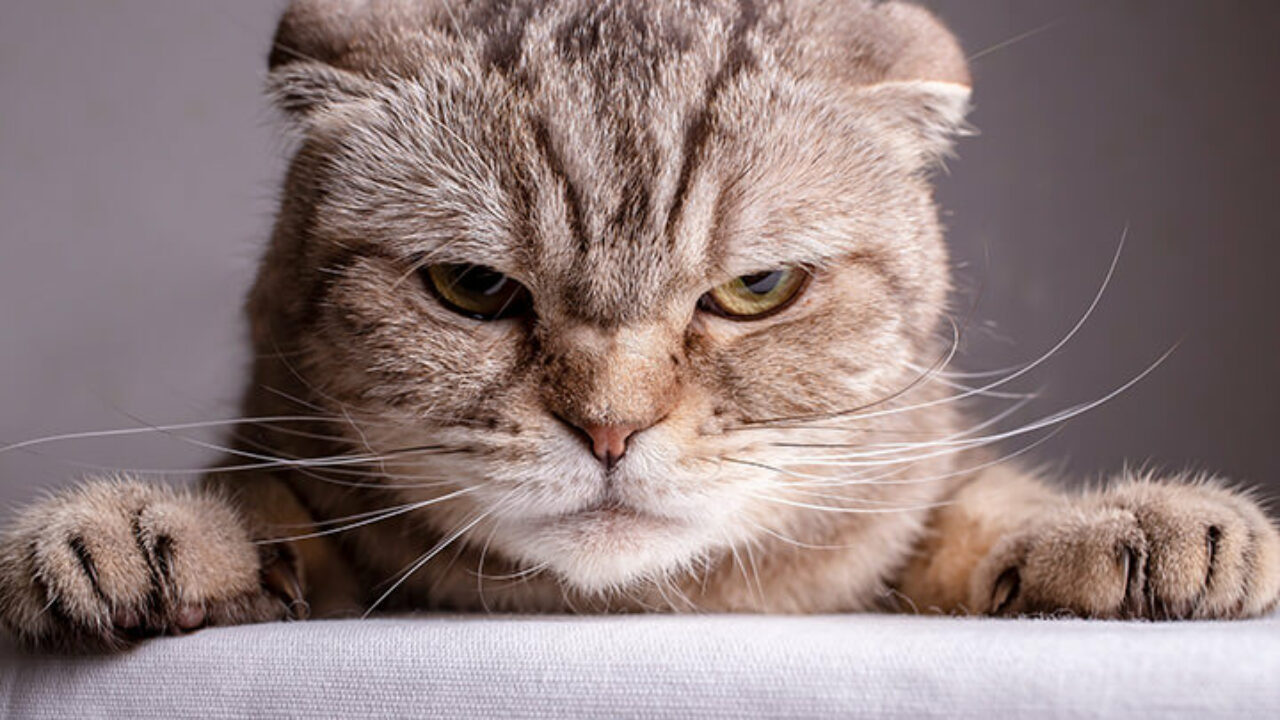
//> input picture images/gatobig.jpg, 1280 x 720 px
$ ./imagens_main   (built with g++ and OpenCV 4)
//> lines starting //> are read from the running program, lines starting //| are printed output that depends on the picture
### matrix.h
/**
 * \author Sandy Hoffmann
 * \date November 11, 2023
 * \version November 11, 2023
 **/

#ifndef IFMOVE_MATRIX_H
#define IFMOVE_MATRIX_H
#include <vector>
#include <math.h>       /* pow */
#include <string.h>

using namespace std;
/**
* Matrix basic class
* \param i = linha
* \param j = coluna
* \param array = matrix ixj
*/

class Matrix {
    public:
        int i;
        int j;
        vector<vector<double>> matrix;
        Matrix(vector<vector<double>> matrix_atr){
            cout << "Inicializating matrix...";
            // definine i and j
            i = matrix_atr.size();
            j = (i > 0) ? matrix_atr[0].size() : 0;
            cout << "i: " << i << ", j: " << j << "\n";
            // matrix is matriz_atr (params)
            matrix = matrix_atr;
        }


        // [15 lines left out: function printar_matriz, not called in this run]

        void mudar_valor(int linha, int coluna, double valor){
            matrix[linha][coluna] = valor;
        }

        void box_bluring(int kernelSize=3){
            // * EDGES ESTÃO SENDO DESCONSIDERADOS
            // * MULTIPLICAR A MATRIZ
            int metade_kernel = kernelSize/2;
            #pragma omp parallel for collapse(2)
            for (int linha = 0; linha < i; ++linha){
                for (int coluna = 0; coluna < j; ++coluna){
                    long int total = 0;
                    for (int linha_r = -metade_kernel; linha_r <= metade_kernel; linha_r++){
                        if (!(linha + linha_r < 0 || linha + linha_r > i-1)){
                            for (int coluna_r = -metade_kernel; coluna_r <= metade_kernel; coluna_r++){
                                if (!(coluna + coluna_r < 0 || coluna + coluna_r > j-1)){
                                // linha = linha - 1; linha - 0; linha + 1
                                // coluna = coluna - 1; coluna - 0; coluna + 1

                                    total += matrix[linha + linha_r][coluna + coluna_r];
                                }
                            }
                        }
                    }
                    int finalCor = total/(pow(kernelSize,2));
                    mudar_valor(linha, coluna, finalCor);
                }
            }
        }

        void flip_image(){
            for (int linha = 0; linha < i; ++linha){
                for (int coluna = 0; coluna < j/2; ++coluna){

                    int valor_coluna_selecionada_fim = matrix[i-linha-1][j-coluna-1];
                    mudar_valor( i-linha-1, j-coluna-1, matrix[linha][coluna]);
                    mudar_valor(linha, coluna, valor_coluna_selecionada_fim);
                }
            }
        }


        // [65 lines left out: functions gauss_blur, to_single_vector, not called in this run]

};


#endif

### imagens_main.cpp
#include <iostream>
#include <string>
#include "matrix.h"

#include <opencv2/highgui.hpp>
#include <opencv2/opencv.hpp>

using namespace cv;
using namespace std;


void test_box_blurring(vector<vector<double>> matrixImg, int rows, int columns){
    Matrix matrix_img_points(matrixImg);
    matrix_img_points.box_bluring(35);
    Mat minha_img(rows,columns,CV_8UC1);
    for (int r=0; r< rows; r++) {
        for (int c=0; c < columns; c++) {
            minha_img.at<uchar>(r,c) = static_cast<uchar>(matrix_img_points.matrix[r][c]);
        }
    }
    namedWindow("BOX BLURRING", WINDOW_NORMAL);
    resizeWindow("BOX BLURRING",400,400);
    imshow("BOX BLURRING", minha_img);

}

void test_box_blurring_opencv(Mat matrixImg){
    Mat outputMatrixImg;
    // Parametros:
    // Input Image
    // Output Image
    // Depth - Profundidade da imagem de output em relação a de input
    // Tamanho do kernel
    // Ancora (de onde começar - nesse caso é centro)
    // Se o kernel é normalizado ou não
    // Tipo da borda;
    boxFilter(matrixImg, outputMatrixImg, 0, Size(35, 35), Point(-1, -1), true, BORDER_DEFAULT);
    namedWindow("BOX BLURRING OPENCV", WINDOW_NORMAL);
    resizeWindow("BOX BLURRING OPENCV",400,400);

    imshow("BOX BLURRING OPENCV", outputMatrixImg);
}

void test_flip(vector<vector<double>> matrixImg, int rows, int columns){
    Matrix matrix_img_points(matrixImg);
    matrix_img_points.flip_image();
    Mat minha_img(rows,columns,CV_8UC1);
    for (int r=0; r< rows; r++) {
        for (int c=0; c < columns; c++) {
            minha_img.at<uchar>(r,c) = static_cast<uchar>(matrix_img_points.matrix[r][c]);
        }
    }
    namedWindow("FLIP", WINDOW_NORMAL);
    resizeWindow("FLIP",400,400);
    imshow("FLIP", minha_img);

}

void test_img(){
    Mat image;

    // IMREAD_GRAYSCALE
    // IMREAD_COLOR

    image = imread("images/gatobig.jpg", IMREAD_GRAYSCALE);   // Read the file
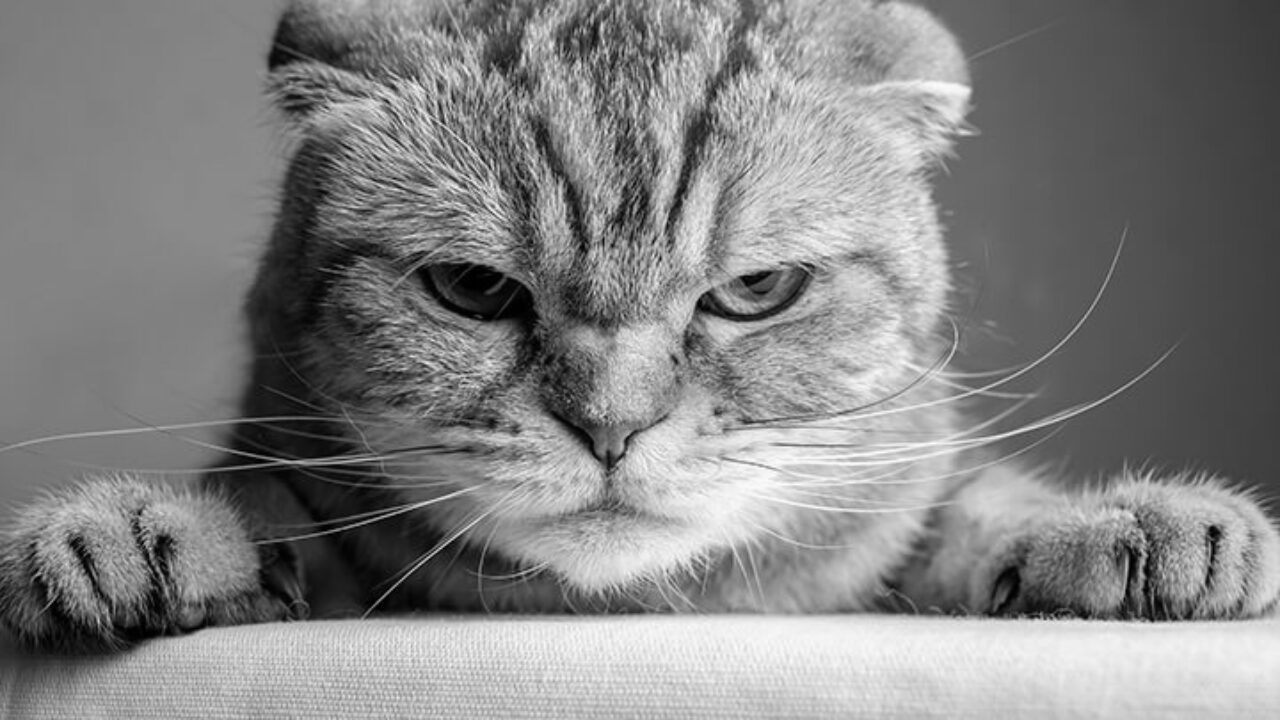
//> image: 720 rows x 1280 cols, CV_8UC1; min 0, max 255, mean 131.1

    cout << "Width : " << image.cols << endl;
//| Width : 1280
    cout << "Height: " << image.rows << endl;
//| Height: 720

    namedWindow("O GATO", WINDOW_NORMAL);
    resizeWindow("O GATO",400,400);
    imshow("O GATO", image);

    vector<vector<double>> matrixImg (
    image.rows,
    vector<double>(image.cols, 0));

    for (int r=0; r< image.rows; r++){
        for (int c=0; c < image.cols; c++){
            matrixImg[r][c] = static_cast<double>(image.at<uchar>(r,c));
        }
    }
    test_box_blurring(matrixImg, image.rows, image.cols);
//| i: 720, j: 1280
//> after the loop in test_box_blurring, `for (int r=0; r< rows; r++)`:
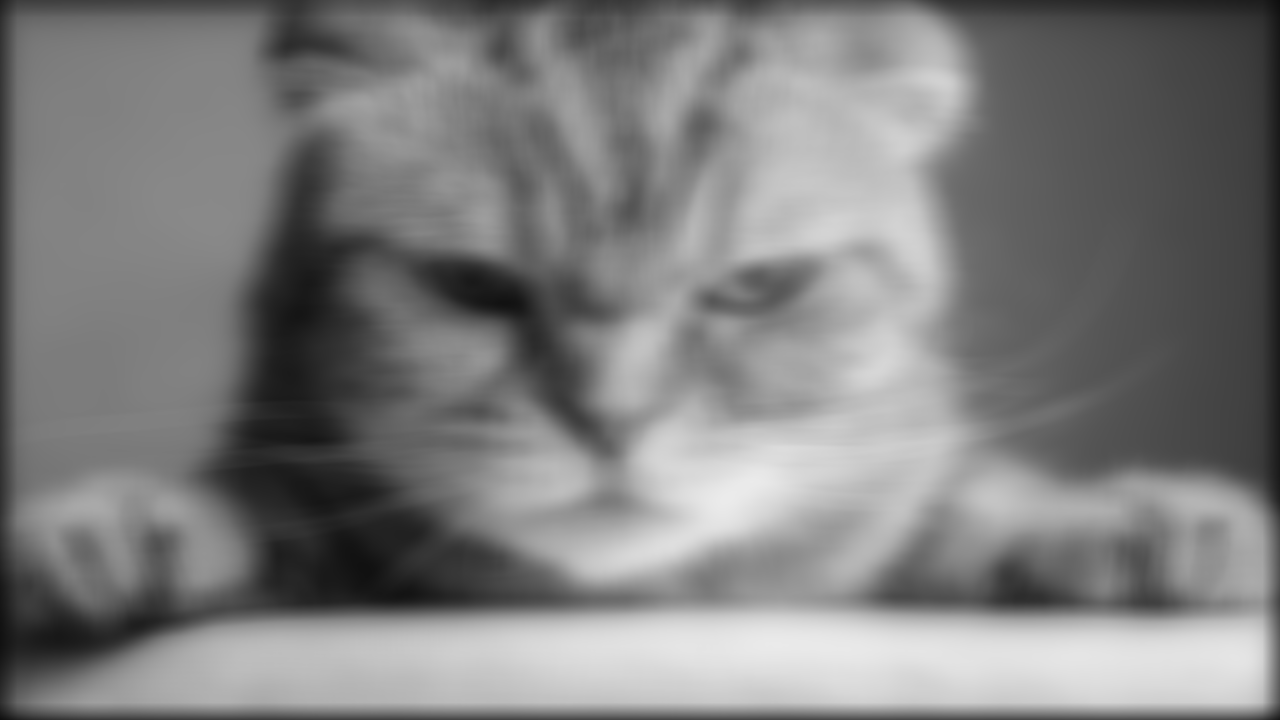
//> minha_img: 720 rows x 1280 cols, CV_8UC1; min 14, max 235, mean 126.1
    test_box_blurring_opencv(image);
//> in test_box_blurring_opencv, `boxFilter(matrixImg, outputMatrixImg, 0, Size(35, 35), Point(-1, -1), ..`:
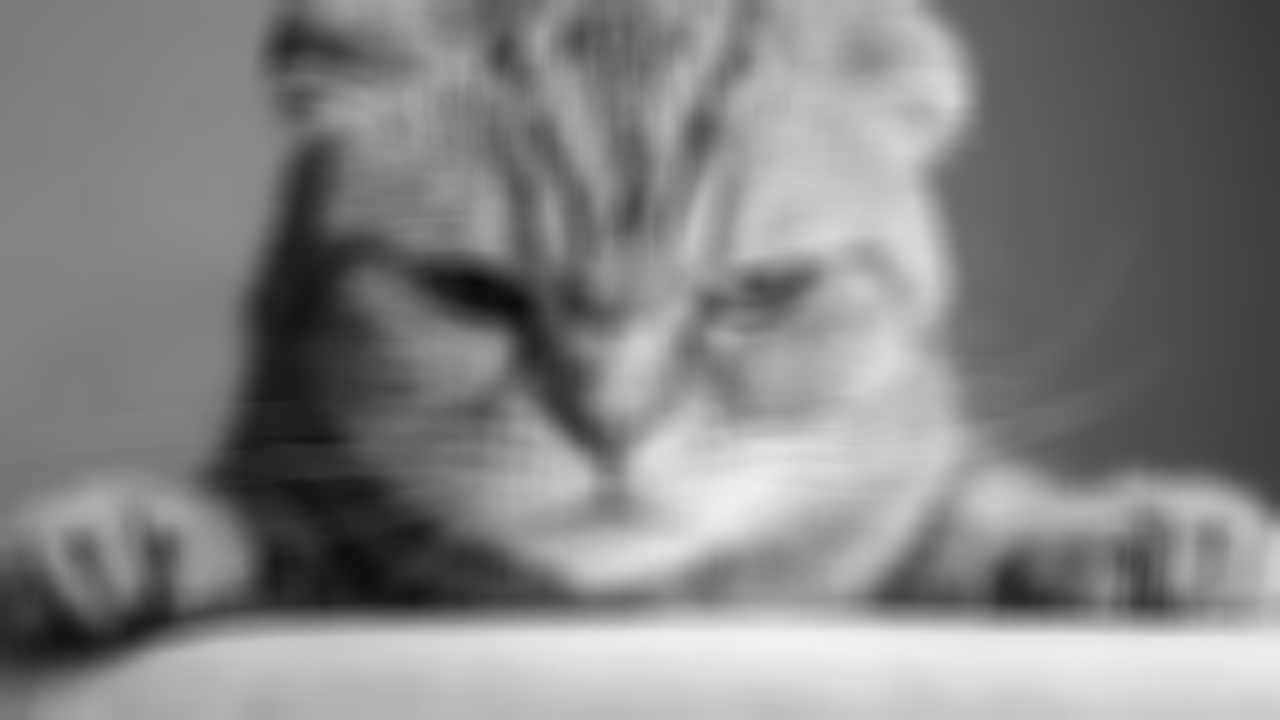
//> outputMatrixImg: 720 rows x 1280 cols, CV_8UC1; min 12, max 241, mean 131.1
    test_flip(matrixImg, image.rows, image.cols);
//| i: 720, j: 1280
//> after the loop in test_flip, `for (int r=0; r< rows; r++)`:
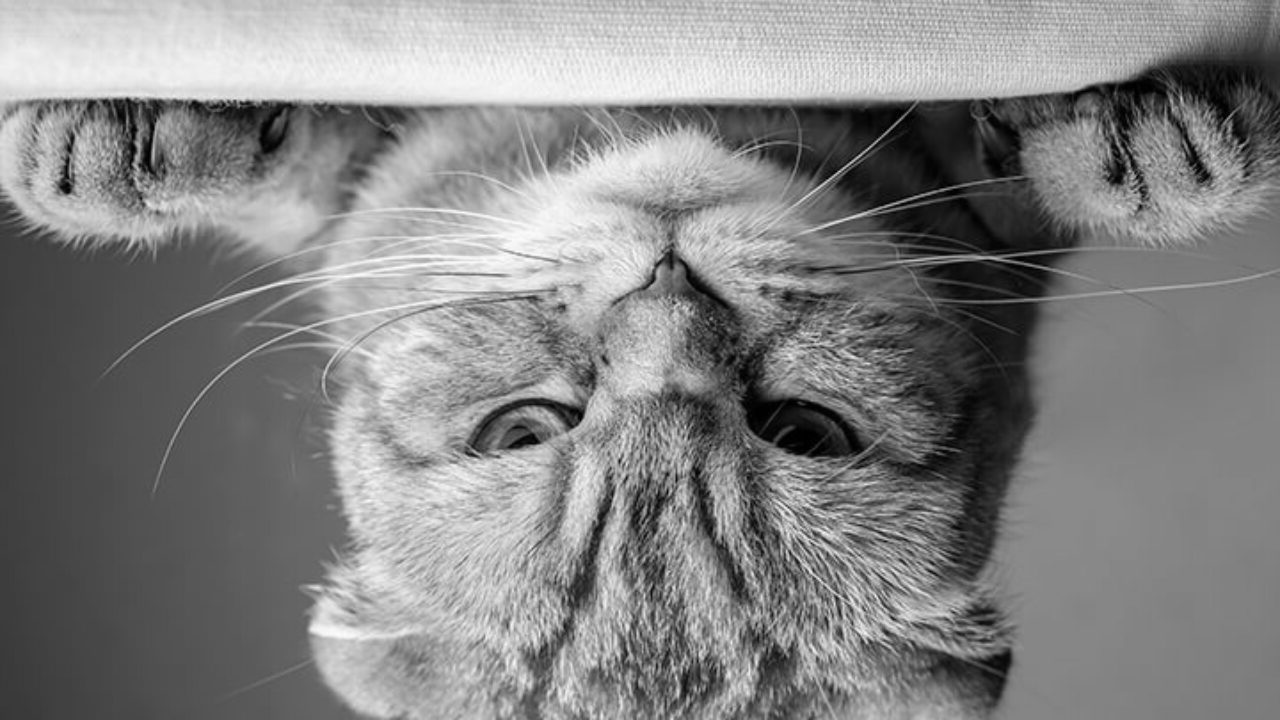
//> minha_img: 720 rows x 1280 cols, CV_8UC1; min 0, max 255, mean 131.1

    waitKey(0);
}

int main()
{
    cout << "Teste Simuação de Imagens\n";
    test_img();

    return 0;
}

$ run again, with images/gato.jpg copied over images/gatobig.jpg
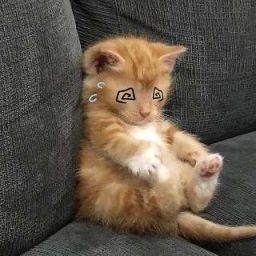
//> input picture images/gato.jpg, 256 x 256 px
//| Width : 256
//| Height: 256
//| i: 256, j: 256
//> after the loop in test_box_blurring, `for (int r=0; r< rows; r++)`:
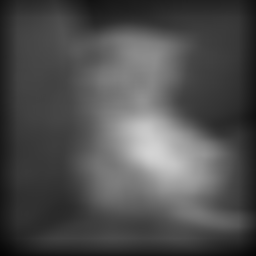
//> minha_img: 256 rows x 256 cols, CV_8UC1; min 4, max 211, mean 78.5
//| i: 256, j: 256
//> after the loop in test_flip, `for (int r=0; r< rows; r++)`:
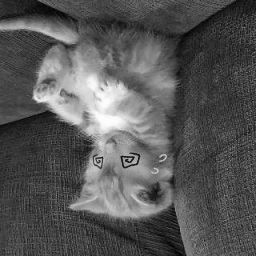
//> minha_img: 256 rows x 256 cols, CV_8UC1; min 0, max 255, mean 86.2
